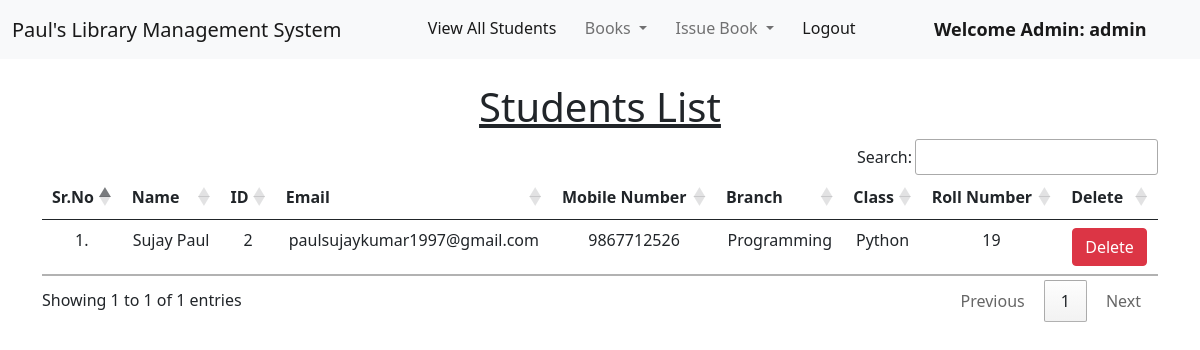
The page /view_students/ (signed in) on the database its author committed.
### library/models.py (models this page shows, shortened)
class Student(models.Model):
    user = models.OneToOneField(User, on_delete=models.CASCADE)
    classroom = models.CharField(max_length=10)
    branch = models.CharField(max_length=10)
    roll_no = models.CharField(max_length=3, blank=True)
    phone = models.CharField(max_length=10, blank=True)
    image = models.ImageField(upload_to="", blank=True)

### library/views.py (the view)
# urls.py: path("view_students/", views.view_students, name="view_students"),
@login_required(login_url = '/admin_login')
def view_students(request):
    students = Student.objects.all()
    return render(request, "view_students.html", {'students':students})

### library/templates/view_students.html (shortened to what this page needs)
{% extends 'admin_navbar.html' %}
{% load static %}
{% block body %}
<div class="container mt-4">
    <h1 class="text-center"><u>Students List</u></h1>
    <table class="table table-hover" id="example">
        <thead>
            <tr class="text-center">
                <th>Sr.No</th>
                <th>Name</th>
                <th>ID</th>
                <th>Email</th>
                <th>Mobile Number</th>
                <th>Branch</th>
                <th>Class</th>
                <th>Roll Number</th>
                <th>Delete</th>
            </tr>
        </thead>
        <tbody>
            {% for student in students %}
            <tr class="text-center">
                <td>{{forloop.counter}}.</td>
                <td>{{student.user.get_full_name}}</td>
                <td>{{student.user.id}}</td>
                <td>{{student.user.email}}</td>
                <td>{{student.phone}}</td>
                <td>{{student.branch}}</td>
                <td>{{student.classroom}}</td>
                <td>{{student.roll_no}}</td>
                <td><a href="/delete_student/{{student.id}}/" class="btn btn-danger" onclick="return confirm('Are you sure you want to delete this student?')">Delete</a></td>
            </tr>
            {% endfor %}
        </tbody>
    </table>
    </div>
{% endblock %}

### library/templates/admin_navbar.html (shortened to what this page needs)
<!doctype html>
<html lang="en">
  <head>
    <link href="https://cdn.jsdelivr.net/npm/bootstrap@5.1.0/dist/css/bootstrap.min.css" rel="stylesheet">
    <link rel="stylesheet" href="https://cdn.datatables.net/1.10.25/css/jquery.dataTables.min.css">
    <link rel="stylesheet" href="https://cdn.datatables.net/buttons/1.7.1/css/buttons.dataTables.min.css">
  </head>
  <body>
    <nav class="navbar navbar-expand-lg navbar-light bg-light">
        <div class="container-fluid">
          <a class="navbar-brand" href="#">Paul's Library Management System</a>
          <div class="collapse navbar-collapse" id="navbarSupportedContent">
            <ul class="navbar-nav me-auto mb-2 mb-lg-0">
              <li class="nav-item">
                <a class="nav-link active" aria-current="page" href="/view_students/">View All Students</a>
              </li>
              <li class="nav-item dropdown">
                <a class="nav-link dropdown-toggle" href="#" id="navbarDropdown" role="button" data-bs-toggle="dropdown" aria-expanded="false">
                  Books
                </a>
              </li>
              <li class="nav-item dropdown">
                <a class="nav-link dropdown-toggle" href="#" id="navbarDropdown" role="button" data-bs-toggle="dropdown" aria-expanded="false">
                  Issue Book
                </a>
              </li>
              <li class="nav-item">
                <a class="nav-link active" aria-current="page" href="/logout/">Logout</a>
              </li>
              <li class="nav-item">
                <a style="font-weight:600; font-family:'Segoe UI', Tahoma, Geneva, Verdana, sans-serif; font-size: large;" class="nav-link active" href="#">Welcome Admin: {{request.user}}</a>
              </li>
            </ul>
          </div>
        </div>
      </nav>
      {% block body %}
      {% endblock %}
  </body>
</html>

### rows shown on the page
Student: user.get_full_name "Sujay Paul", user.id "2", user.email "paulsujaykumar1997@gmail.com", phone "9867712526", branch "Programming", classroom "Python", roll_no "19"

### other values the page prints
{{ request.user }} "admin"
